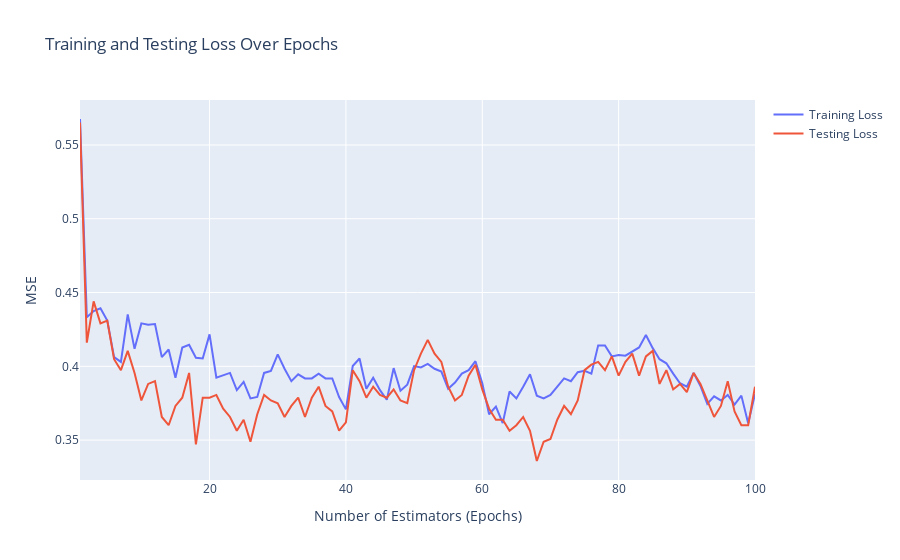

Write notebook code for a chart like this one.
### Code cell
import plotly.graph_objects as go

# Create a line plot for both training and testing MSE using Plotly
fig = go.Figure()

fig.add_trace(go.Scatter(x=np.arange(1, n_estimators + 1), y=training_loss, mode='lines', name='Training Loss'))
fig.add_trace(go.Scatter(x=np.arange(1, n_estimators + 1), y=testing_loss, mode='lines', name='Testing Loss'))

fig.update_layout(title='Training and Testing Loss Over Epochs',
                  xaxis_title='Number of Estimators (Epochs)',
                  yaxis_title='MSE')

fig.show()
